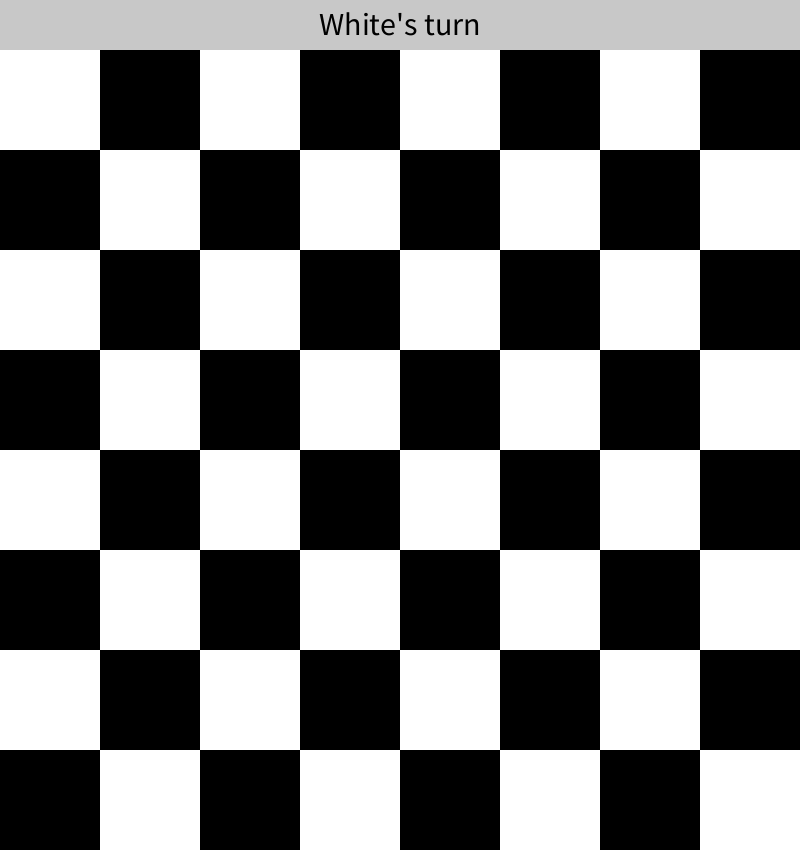
Frame 1 (no input)
Frame 60 (the mouse pressed at the canvas centre just before this capture): identical to frame 1, image omitted
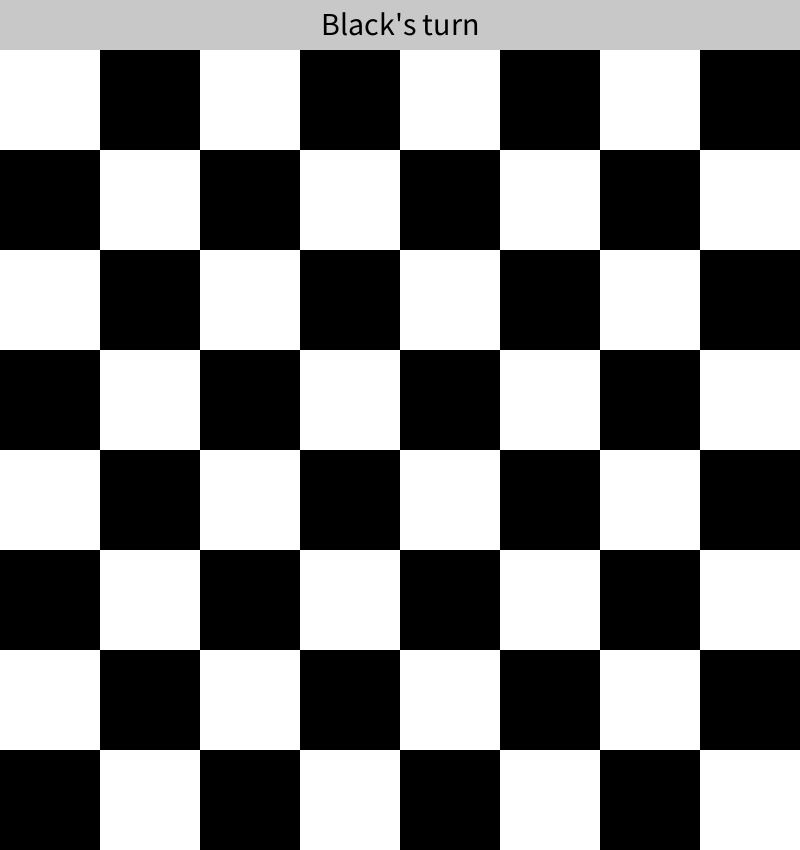
Frame 120 (the mouse held since frame 60 and released just before this capture)

The Processing sketch that drew these frames (run headless with seeded random() and noise(); from frame 60 on, the mouse is pressed at the canvas centre):

// Processing sketch: checkerBoard
// ── checkerBoard.pde
int timer;

void setup(){
  size(800,850);
  noStroke();
  textSize(32);
  textAlign(CENTER);
}

void draw(){
  fill(200);
  rect(0,0,width,50);
  for(int i=0;i<=8;i++){
    for(int j=0;j<=8;j++){
      if((i+j)%2==0)fill(255);
      else fill(0);
      rect(i*100,j*100+50,100,100);
    }
  }
  if(timer%2==0){
    fill(0);
    text("White's turn", width/2, 35);
  }
  else{
    fill(0);
    text("Black's turn", width/2, 35);
  }
}

void mousePressed(){
  timer++;
}
